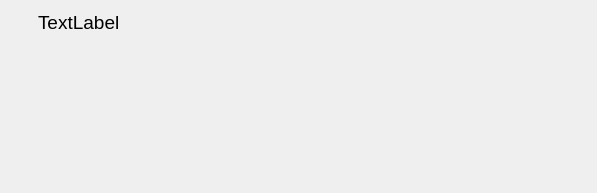
<?xml version="1.0" encoding="UTF-8"?>
<ui version="4.0">
 <class>box_chat_translate_form</class>
 <widget class="QWidget" name="box_chat_translate_form">
  <property name="geometry">
   <rect>
    <x>0</x>
    <y>0</y>
    <width>597</width>
    <height>193</height>
   </rect>
  </property>
  <property name="windowTitle">
   <string>Form</string>
  </property>
  <layout class="QGridLayout" name="gridLayout">
   <item row="1" column="0">
    <widget class="QLabel" name="result_label">
     <property name="sizePolicy">
      <sizepolicy hsizetype="Expanding" vsizetype="Expanding">
       <horstretch>0</horstretch>
       <verstretch>0</verstretch>
      </sizepolicy>
     </property>
     <property name="maximumSize">
      <size>
       <width>521</width>
       <height>241</height>
      </size>
     </property>
     <property name="font">
      <font>
       <pointsize>14</pointsize>
      </font>
     </property>
     <property name="text">
      <string>TextLabel</string>
     </property>
     <property name="alignment">
      <set>Qt::AlignmentFlag::AlignLeading|Qt::AlignmentFlag::AlignLeft|Qt::AlignmentFlag::AlignTop</set>
     </property>
     <property name="wordWrap">
      <bool>true</bool>
     </property>
    </widget>
   </item>
  </layout>
 </widget>
 <resources/>
 <connections/>
</ui>
